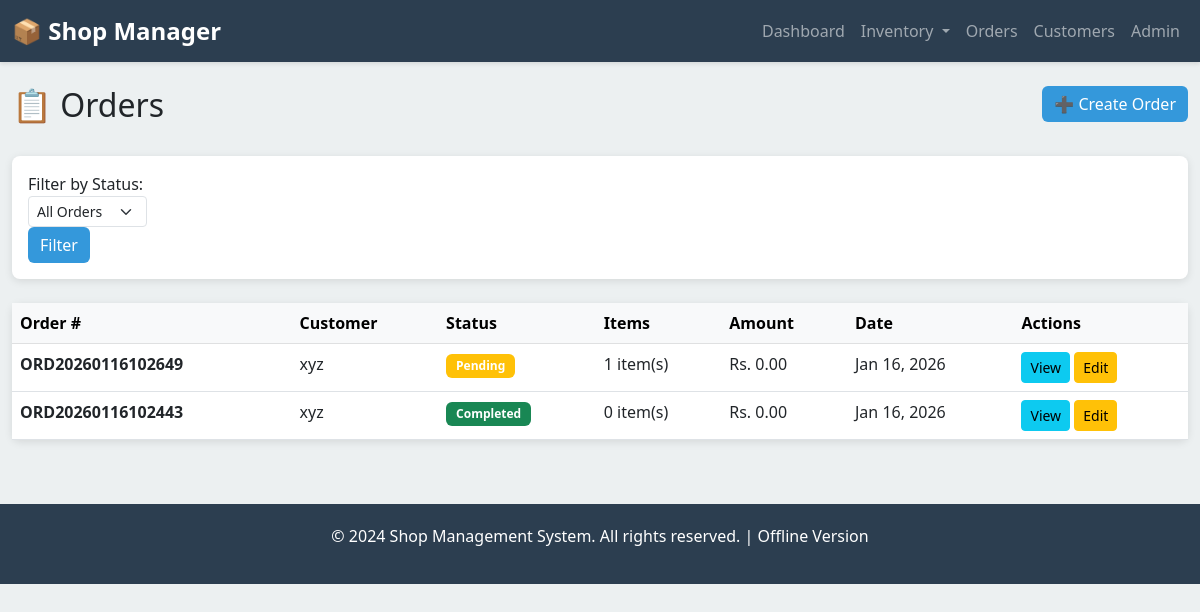
Screenshot of /orders/ with the database file from the repository.
### inventory/models.py (models this page shows, shortened)
class Order(models.Model):
    ORDER_STATUS_CHOICES = [
        ('pending', 'Pending'),
        ('confirmed', 'Confirmed'),
        ('completed', 'Completed'),
        ('cancelled', 'Cancelled'),
    ]
    order_number = models.CharField(max_length=50, unique=True)
    customer = models.ForeignKey(Customer, on_delete=models.SET_NULL, null=True)
    status = models.CharField(max_length=20, choices=ORDER_STATUS_CHOICES, default='pending')
    total_amount = models.DecimalField(max_digits=12, decimal_places=2, default=0)
    discount = models.DecimalField(max_digits=10, decimal_places=2, default=0)
    tax = models.DecimalField(max_digits=10, decimal_places=2, default=0)
    net_amount = models.DecimalField(max_digits=12, decimal_places=2, default=0)
    notes = models.TextField(blank=True)
    created_at = models.DateTimeField(auto_now_add=True)
    updated_at = models.DateTimeField(auto_now=True)

class Customer(models.Model):
    name = models.CharField(max_length=200)
    phone = models.CharField(max_length=20, blank=True)
    email = models.EmailField(blank=True)
    address = models.TextField(blank=True)
    city = models.CharField(max_length=100, blank=True)
    created_at = models.DateTimeField(auto_now_add=True)

### inventory/views.py (the view)
# urls.py: path('orders/', views.order_list, name='order-list'),
def order_list(request):
    orders = Order.objects.all().order_by('-created_at')
    status = request.GET.get('status')
    if status:
        orders = orders.filter(status=status)
    context = {'orders': orders, 'status': status}
    return render(request, 'inventory/order_list.html', context)

### templates/inventory/order_list.html (shortened to what this page needs)
{% extends 'base.html' %}
{% block content %}
<div class="row mb-4">
    <div class="col-md-8">
        <h2>📋 Orders</h2>
    </div>
    <div class="col-md-4">
        <a href="{% url 'order-create' %}" class="btn btn-primary float-end">➕ Create Order</a>
    </div>
</div>
<div class="card mb-4">
    <div class="card-body">
        <form method="get" class="form-inline">
            <label class="me-2">Filter by Status:</label>
            <select name="status" class="form-select form-select-sm me-2" style="width: auto;">
                <option value="">All Orders</option>
            </select>
            <button type="submit" class="btn btn-primary">Filter</button>
        </form>
    </div>
</div>
<div class="card">
    <div class="table-responsive">
        <table class="table table-hover mb-0">
            <thead class="table-light">
                <tr>
                    <th>Order #</th>
                    <th>Customer</th>
                    <th>Status</th>
                    <th>Items</th>
                    <th>Amount</th>
                    <th>Date</th>
                    <th>Actions</th>
                </tr>
            </thead>
            <tbody>
                {% for order in orders %}
                <tr>
                    <td><strong>{{ order.order_number }}</strong></td>
                    <td>{{ order.customer.name }}</td>
                    <td>
                        {% if order.status == 'completed' %}
                            <span class="badge bg-success">Completed</span>
                        {% elif order.status == 'confirmed' %}
                            <span class="badge bg-info">Confirmed</span>
                        {% elif order.status == 'pending' %}
                            <span class="badge bg-warning">Pending</span>
                        {% else %}
                            <span class="badge bg-danger">{{ order.get_status_display }}</span>
                        {% endif %}
                    </td>
                    <td>{{ order.items.count }} item(s)</td>
                    <td>Rs. {{ order.net_amount|floatformat:2 }}</td>
                    <td>{{ order.created_at|date:"M d, Y" }}</td>
                    <td>
                        <a href="{% url 'order-detail' order.pk %}" class="btn btn-sm btn-info">View</a>
                        <a href="{% url 'order-edit' order.pk %}" class="btn btn-sm btn-warning">Edit</a>
                    </td>
                </tr>
                {% empty %}
                <tr>
                    <td colspan="7" class="text-center text-muted py-4">No orders found</td>
                </tr>
                {% endfor %}
            </tbody>
        </table>
    </div>
</div>
{% endblock %}

### templates/base.html (style rules this page uses)
:root { --primary-color: #2c3e50; --secondary-color: #3498db; --success-color: #27ae60; --danger-color: #e74c3c; --warning-color: #f39c12; }
body { background-color: #ecf0f1; font-family: 'Segoe UI', Tahoma, Geneva, Verdana, sans-serif; }
.card { border: none; box-shadow: 0 2px 8px rgba(0,0,0,0.1); border-radius: 8px; }
.btn-primary { background-color: var(--secondary-color); border: none; }
.table { background-color: white; }
.badge { padding: 6px 10px; }

### rows the page displays
Order: order_number "ORD20260116102649", customer.name "xyz", status "Pending", items.count "1", net_amount "0.00", created_at "Jan 16, 2026"
Order: order_number "ORD20260116102443", customer.name "xyz", status "Completed", items.count "0", net_amount "0.00", created_at "Jan 16, 2026"
